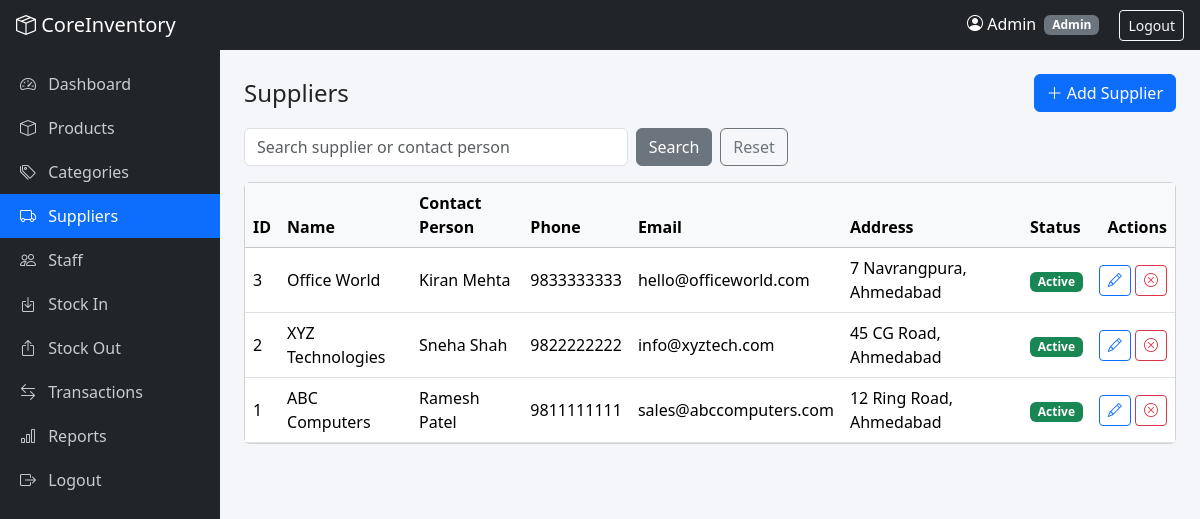
Page /suppliers.php (signed in) on the committed database.
### tables this page shows
CREATE TABLE suppliers (
  id INT AUTO_INCREMENT PRIMARY KEY,
  name VARCHAR(100) NOT NULL UNIQUE,
  contact_person VARCHAR(100),
  phone VARCHAR(20),
  email VARCHAR(120),
  address TEXT,
  status ENUM('active','inactive') NOT NULL DEFAULT 'active',
  created_at TIMESTAMP DEFAULT CURRENT_TIMESTAMP
);

### suppliers.php (the view, shortened to what this page needs)
<?php
require 'includes/db.php';
require 'includes/auth.php';
$admin = is_admin();
$q = trim($_GET['q'] ?? '');
$sql = "SELECT * FROM suppliers WHERE (name LIKE ? OR contact_person LIKE ?)" . ($admin ? '' : " AND status='active'") . " ORDER BY id DESC";
$st = $pdo->prepare($sql);
$st->execute(["%$q%", "%$q%"]);
$rows = $st->fetchAll();
require 'includes/header.php';
?>
<div class="d-flex justify-content-between align-items-center mb-3">
  <h4 class="mb-0">Suppliers</h4>
  <?php if ($admin): ?><button class="btn btn-primary" data-add data-title="Add Supplier" data-bs-toggle="modal" data-bs-target="#supModal"><i class="bi bi-plus-lg"></i> Add Supplier</button><?php endif; ?>
</div>
<form class="row g-2 mb-3" method="get">
  <div class="col-md-5"><input name="q" class="form-control" placeholder="Search supplier or contact person" value="<?= e($q) ?>"></div>
  <div class="col-md-3 d-flex gap-2"><button class="btn btn-secondary">Search</button><a href="suppliers.php" class="btn btn-outline-secondary">Reset</a></div>
</form>
<div class="card"><div class="table-responsive"><table class="table table-hover align-middle mb-0">
  <thead class="table-light"><tr><th>ID</th><th>Name</th><th>Contact Person</th><th>Phone</th><th>Email</th><th>Address</th><th>Status</th><?php if ($admin): ?><th class="text-end">Actions</th><?php endif; ?></tr></thead>
  <tbody>
  <?php foreach ($rows as $r): ?>
    <tr><td><?= $r['id'] ?></td><td><?= e($r['name']) ?></td><td><?= e($r['contact_person']) ?></td><td><?= e($r['phone']) ?></td>
      <td><?= e($r['email']) ?></td><td><?= e($r['address']) ?></td><td><?= status_badge($r['status']) ?></td>
      <?php if ($admin): ?><td class="text-end text-nowrap">
        <button class="btn btn-sm btn-outline-primary" data-edit="<?= e(json_encode($r)) ?>" data-title="Edit Supplier" data-bs-toggle="modal" data-bs-target="#supModal"><i class="bi bi-pencil"></i></button>
        <form method="post" class="d-inline" data-confirm="Change the status of this supplier?">
          <button class="btn btn-sm btn-outline-<?= $r['status'] === 'active' ? 'danger' : 'success' ?>"><i class="bi <?= $r['status'] === 'active' ? 'bi-x-circle' : 'bi-check-circle' ?>"></i></button>
        </form></td><?php endif; ?></tr>
  <?php endforeach; ?>
  </tbody></table></div></div>
<?php require 'includes/footer.php'; ?>

### includes/auth.php (shortened to what this page needs)
<?php
function e($value): string { return htmlspecialchars((string)$value, ENT_QUOTES, 'UTF-8'); }
function is_admin(): bool { return ($_SESSION['role'] ?? '') === 'admin'; }
function status_badge(string $status): string {
    return $status === 'active' ? '<span class="badge bg-success">Active</span>'
                                : '<span class="badge bg-secondary">Inactive</span>';
}

### assets/css/style.css (style rules this page uses)
body { background: #f4f6f9; }

### rows in the picture
suppliers: id "3", name "Office World", contact_person "Kiran Mehta", phone "9833333333", email "hello@officeworld.com", address "7 Navrangpura, Ahmedabad", status "Active"
suppliers: id "2", name "XYZ Technologies", contact_person "Sneha Shah", phone "9822222222", email "info@xyztech.com", address "45 CG Road, Ahmedabad", status "Active"
suppliers: id "1", name "ABC Computers", contact_person "Ramesh Patel", phone "9811111111", email "sales@abccomputers.com", address "12 Ring Road, Ahmedabad", status "Active"

### other values in the picture
$_SESSION['name'] "Admin"
$_SESSION['role'] "Admin"
$label "Dashboard"
$label "Products"
$label "Categories"
$label "Suppliers"
$label "Staff"
$label "Stock In"
$label "Stock Out"
$label "Transactions"
$label "Reports"
